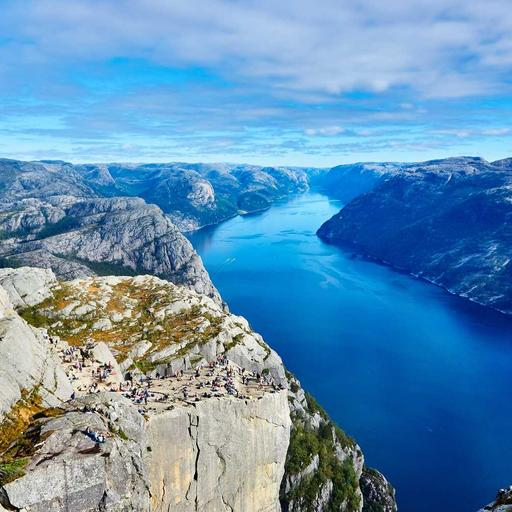
#> input picture scripts/a.jpg, 512 x 512 px
$ python render_inputs.py
#> lines starting #> are read from the running program, lines starting #| are printed output that depends on the picture
#!/usr/bin/env python3
"""Compare input choices for showcasing blend modes. Rows = input pairs,
columns = A, B, then diagnostic modes. The clearest 'math view' is a 2D ramp
(A = horizontal 0..255, B = vertical 0..255): the output IS the mode's lookup table."""
import numpy as np
from PIL import Image, ImageDraw, ImageFont
N = 256
X = np.tile(np.arange(N), (N, 1)).astype(float)            # horizontal ramp
Y = np.tile(np.arange(N).reshape(-1, 1), (1, N)).astype(float)  # vertical ramp

def clip(v): return np.clip(v, 0, 255)
multiply   = lambda A, B: A * B / 255
screen     = lambda A, B: 255 - (255 - A) * (255 - B) / 255
difference = lambda A, B: np.abs(A - B)
overlay    = lambda A, B: np.where(A < 128, 2 * A * B / 255, 255 - 2 * (255 - A) * (255 - B) / 255)
reflect    = lambda A, B: np.where(B >= 255, B, np.minimum(255, A * A / np.maximum(255 - B, 1e-9)))
MODES = [("multiply", multiply), ("screen", screen), ("difference", difference),
         ("overlay", overlay), ("reflect", reflect)]

photo  = np.asarray(Image.open("a.jpg").convert("RGB").resize((N, N)), float)   # landscape
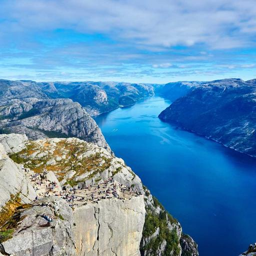
#> photo: shape (256, 256, 3) float64; mean R, G, B 97, 144.5, 180.5
dog    = np.asarray(Image.open("b.jpg").convert("RGB").resize((N, N)), float)   # current B
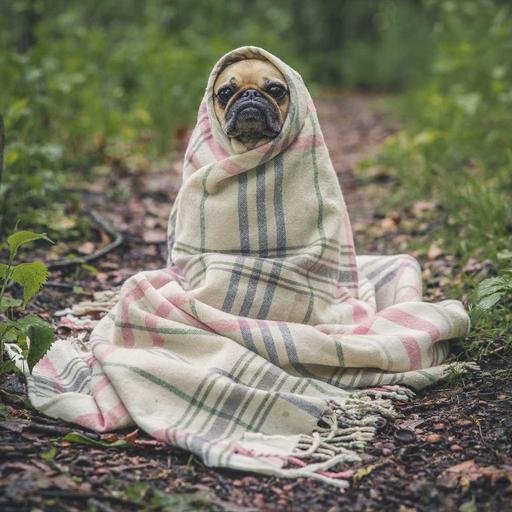
#> input picture scripts/b.jpg, 512 x 512 px
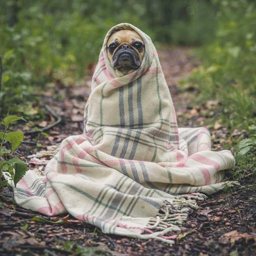
#> dog: shape (256, 256, 3) float64; mean R, G, B 122.7, 121.8, 103.5
gray_A = np.dstack([X, X, X])                       # horizontal grey ramp
gray_B = np.dstack([Y, Y, Y])                       # vertical grey ramp
hsv    = np.dstack([X, np.full((N, N), 255.0), Y]).astype(np.uint8)
color  = np.asarray(Image.fromarray(hsv, "HSV").convert("RGB"), float)  # hue x value chart

PAIRS = [
    ("current: photo + photo", photo, dog),
    ("RAMP CHART (math view)", gray_A, gray_B),
    ("color gradient + photo", color, photo),
]

cell, lbl, rowlbl = 150, 20, 150
cols = 2 + len(MODES)
W = rowlbl + cols * cell
Hpx = len(PAIRS) * (cell + lbl) + 24
#> Hpx = 534
sheet = Image.new("RGB", (W, Hpx), (245, 245, 245))
#> sheet: PIL image 1200x534 RGB; every value is 245
d = ImageDraw.Draw(sheet)
def font(s):
#> called with s = 14
    for p in ("/System/Library/Fonts/Supplemental/Arial Bold.ttf", "/System/Library/Fonts/Helvetica.ttc"):
        try: return ImageFont.truetype(p, s)
        except Exception: pass
    return ImageFont.load_default()
F = font(14)
def put(img, x, y, name):
    sheet.paste(Image.fromarray(clip(np.round(img)).astype(np.uint8)).resize((cell, cell)), (x, y))
    d.text((x + 3, y + cell + 3), name, fill=(0, 0, 0), font=F)

# column headers
d.text((rowlbl + 3, 4), "A", fill=(0,0,0), font=F)
d.text((rowlbl + cell + 3, 4), "B", fill=(0,0,0), font=F)
for j, (mn, _) in enumerate(MODES):
    d.text((rowlbl + (2 + j) * cell + 3, 4), mn, fill=(0,0,0), font=F)

for i, (label, A, B) in enumerate(PAIRS):
    y = 24 + i * (cell + lbl)
    d.text((4, y + cell // 2), label, fill=(0, 0, 90), font=F)
    put(A, rowlbl, y, "")
    put(B, rowlbl + cell, y, "")
    for j, (mn, f) in enumerate(MODES):
        put(f(A, B), rowlbl + (2 + j) * cell, y, "")
#> this loop made 3 passes
#> (label, y) on passes 1 to 3: ('current: photo + photo', 24), ('RAMP CHART (math view)', 194), ('color gradient + photo', 364)

sheet.save("input_comparison.png")
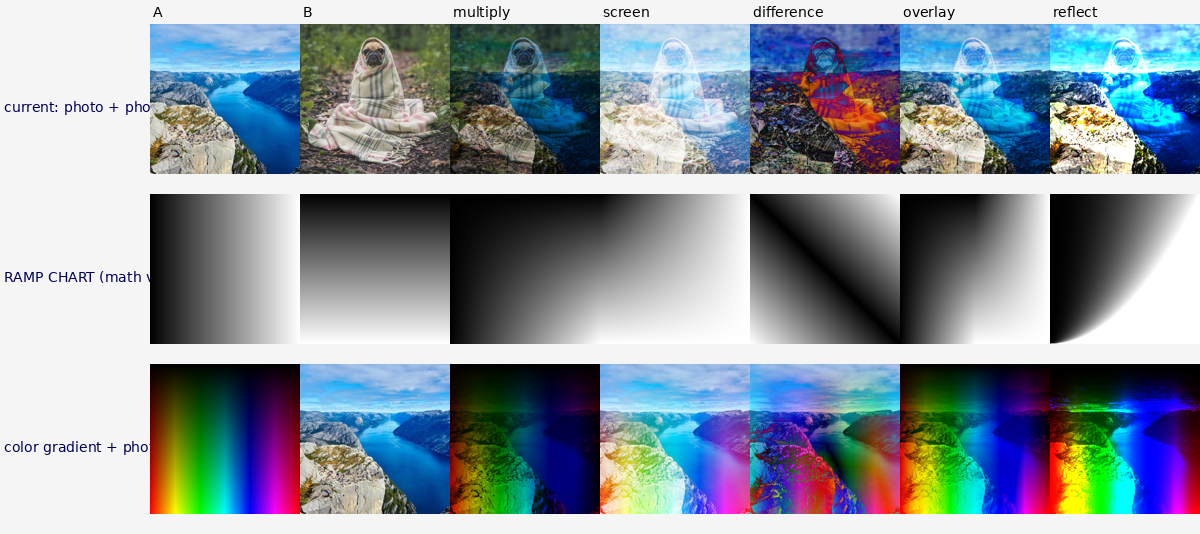
#> saved as input_comparison.png: PIL image 1200x534 RGB; mean R, G, B 137.2, 148.7, 158.4
print("wrote input_comparison.png", sheet.size)
#| wrote input_comparison.png (1200, 534)
